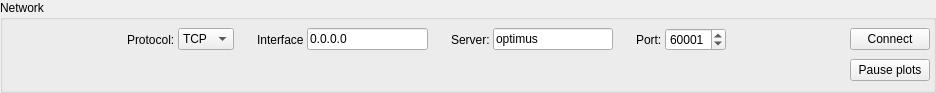
<?xml version="1.0" encoding="UTF-8"?>
<ui version="4.0">
 <class>cNetworkGroupBox</class>
 <widget class="QGroupBox" name="cNetworkGroupBox">
  <property name="geometry">
   <rect>
    <x>0</x>
    <y>0</y>
    <width>936</width>
    <height>93</height>
   </rect>
  </property>
  <property name="windowTitle">
   <string>Network</string>
  </property>
  <property name="title">
   <string>Network</string>
  </property>
  <layout class="QVBoxLayout" name="verticalLayout">
   <property name="spacing">
    <number>3</number>
   </property>
   <property name="margin">
    <number>3</number>
   </property>
   <item>
    <layout class="QHBoxLayout" name="horizontalLayout_3">
     <item>
      <spacer name="horizontalSpacer_2">
       <property name="orientation">
        <enum>Qt::Horizontal</enum>
       </property>
       <property name="sizeHint" stdset="0">
        <size>
         <width>40</width>
         <height>20</height>
        </size>
       </property>
      </spacer>
     </item>
     <item>
      <widget class="QLabel" name="label_5">
       <property name="text">
        <string>Protocol:</string>
       </property>
      </widget>
     </item>
     <item>
      <widget class="QComboBox" name="comboBox_networkProtocol">
       <item>
        <property name="text">
         <string>TCP</string>
        </property>
       </item>
       <item>
        <property name="text">
         <string>UDP</string>
        </property>
       </item>
      </widget>
     </item>
     <item>
      <spacer name="horizontalSpacer_6">
       <property name="orientation">
        <enum>Qt::Horizontal</enum>
       </property>
       <property name="sizeType">
        <enum>QSizePolicy::Minimum</enum>
       </property>
       <property name="sizeHint" stdset="0">
        <size>
         <width>20</width>
         <height>20</height>
        </size>
       </property>
      </spacer>
     </item>
     <item>
      <widget class="QLabel" name="label_interface">
       <property name="text">
        <string>Interface</string>
       </property>
      </widget>
     </item>
     <item>
      <widget class="QLineEdit" name="lineEdit_interface">
       <property name="text">
        <string>0.0.0.0</string>
       </property>
      </widget>
     </item>
     <item>
      <spacer name="horizontalSpacer_4">
       <property name="orientation">
        <enum>Qt::Horizontal</enum>
       </property>
       <property name="sizeType">
        <enum>QSizePolicy::Minimum</enum>
       </property>
       <property name="sizeHint" stdset="0">
        <size>
         <width>20</width>
         <height>20</height>
        </size>
       </property>
      </spacer>
     </item>
     <item>
      <widget class="QLabel" name="label_3">
       <property name="text">
        <string>Server:</string>
       </property>
      </widget>
     </item>
     <item>
      <widget class="QLineEdit" name="lineEdit_server">
       <property name="text">
        <string>optimus</string>
       </property>
      </widget>
     </item>
     <item>
      <spacer name="horizontalSpacer_5">
       <property name="orientation">
        <enum>Qt::Horizontal</enum>
       </property>
       <property name="sizeType">
        <enum>QSizePolicy::Minimum</enum>
       </property>
       <property name="sizeHint" stdset="0">
        <size>
         <width>20</width>
         <height>20</height>
        </size>
       </property>
      </spacer>
     </item>
     <item>
      <widget class="QLabel" name="label_4">
       <property name="text">
        <string>Port:</string>
       </property>
      </widget>
     </item>
     <item>
      <widget class="QSpinBox" name="spinBox_port">
       <property name="maximum">
        <number>65535</number>
       </property>
       <property name="value">
        <number>60001</number>
       </property>
      </widget>
     </item>
     <item>
      <spacer name="horizontalSpacer">
       <property name="orientation">
        <enum>Qt::Horizontal</enum>
       </property>
       <property name="sizeHint" stdset="0">
        <size>
         <width>40</width>
         <height>20</height>
        </size>
       </property>
      </spacer>
     </item>
     <item>
      <widget class="QPushButton" name="pushButton_connectDisconnect">
       <property name="text">
        <string>Connect</string>
       </property>
      </widget>
     </item>
    </layout>
   </item>
   <item>
    <layout class="QHBoxLayout" name="horizontalLayout_4">
     <item>
      <spacer name="horizontalSpacer_3">
       <property name="orientation">
        <enum>Qt::Horizontal</enum>
       </property>
       <property name="sizeHint" stdset="0">
        <size>
         <width>40</width>
         <height>20</height>
        </size>
       </property>
      </spacer>
     </item>
     <item>
      <widget class="QPushButton" name="pushButton_pauseResume">
       <property name="toolTip">
        <string>&lt;html&gt;&lt;head/&gt;&lt;body&gt;&lt;p&gt;Pause all plots (shortcut: Spacebar)&lt;/p&gt;&lt;/body&gt;&lt;/html&gt;</string>
       </property>
       <property name="text">
        <string>Pause plots</string>
       </property>
       <property name="shortcut">
        <string>Space</string>
       </property>
      </widget>
     </item>
    </layout>
   </item>
  </layout>
 </widget>
 <resources/>
 <connections/>
</ui>
